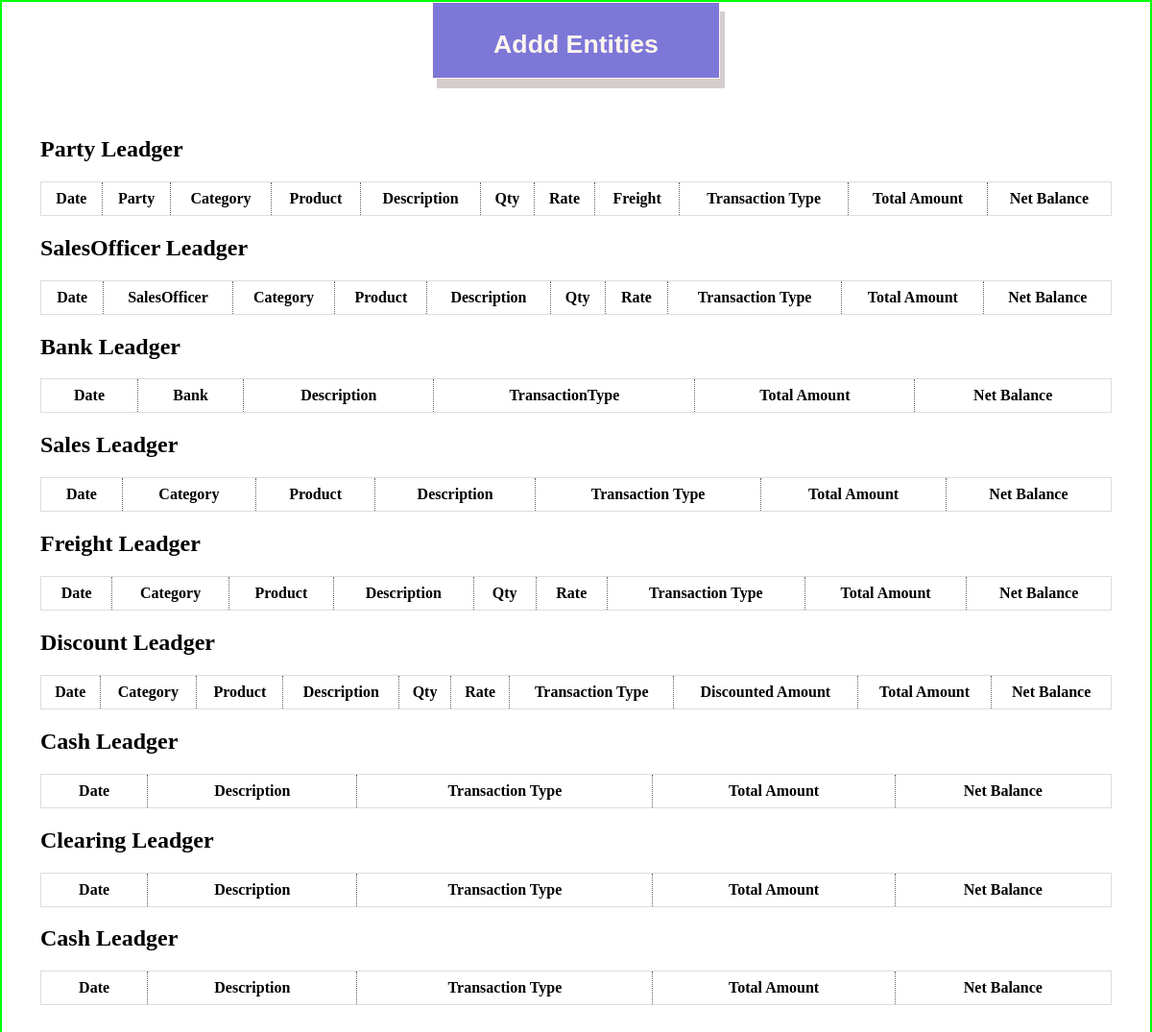
The page /apis/test on the database as committed earlier.
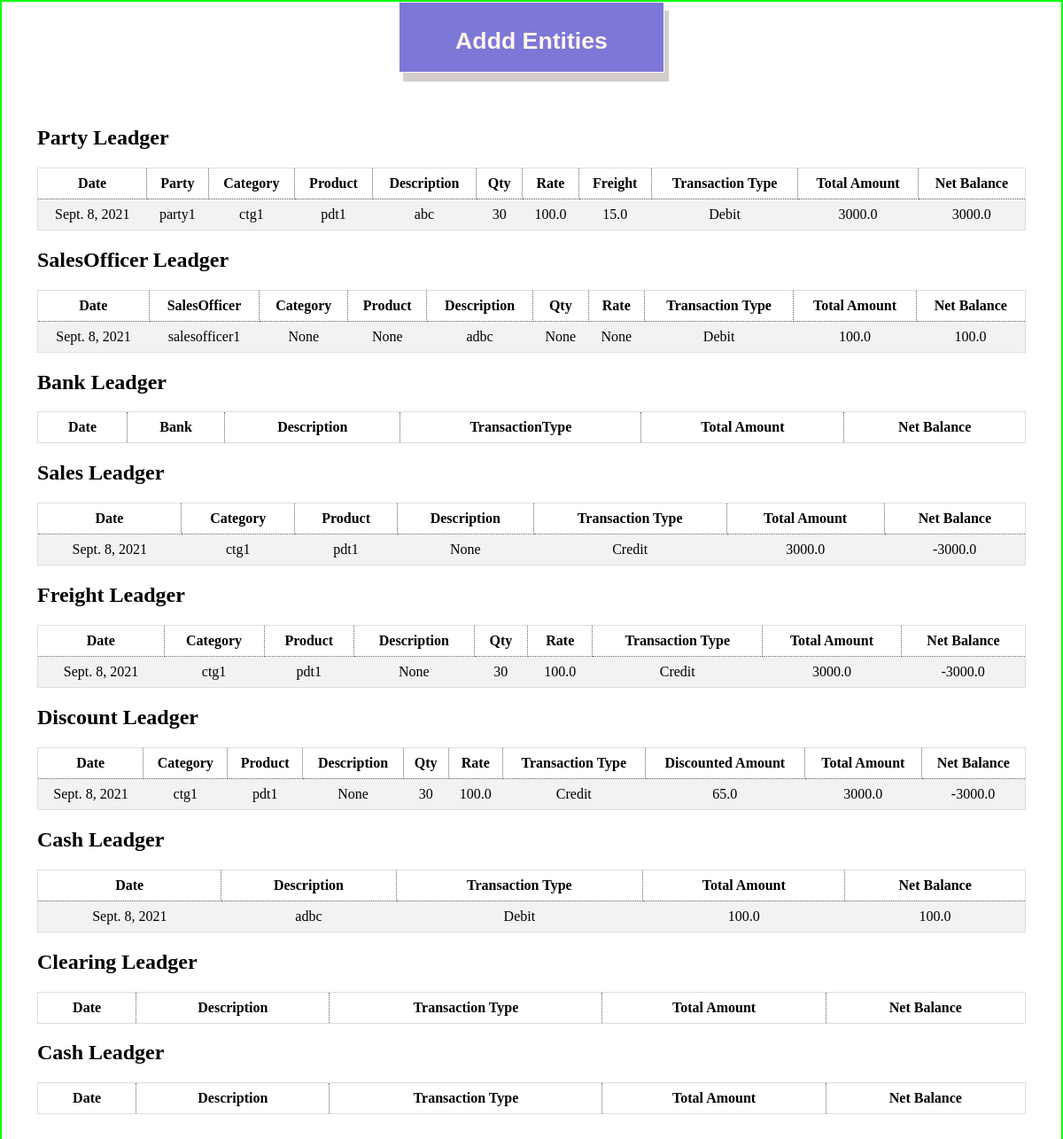
The same page on the database as committed later.
### apis/models.py (models this page shows, shortened)
class Ledger(models.Model):
    date = models.DateField(default=timezone.now, blank=True)
    description = models.CharField(max_length=50, null=True)
    transaction_type = models.CharField(max_length=50, choices=(
        ('Debit', 'Debit'), ('Credit', 'Credit')))
    total_amount = models.FloatField(null=True)
    net_balance = models.FloatField(blank=True, default=0.0)

class PartyLedger(Ledger):
    party = models.ForeignKey(Party,on_delete=models.CASCADE)
    sales_officer = models.ForeignKey(SalesOfficer, on_delete=models.CASCADE)
    freight = models.FloatField(blank=True,null=True)
    category = models.ForeignKey(Category, on_delete=models.CASCADE, null=True)
    product = models.ForeignKey(Product, on_delete=models.CASCADE, null=True)
    qty = models.IntegerField(null=True)
    rate = models.FloatField(null=True)

class Ledger(models.Model):
    date = models.DateField(default=timezone.now, blank=True)
    description = models.CharField(max_length=50, null=True)
    transaction_type = models.CharField(max_length=50, choices=(
        ('Debit', 'Debit'), ('Credit', 'Credit')))
    total_amount = models.FloatField(null=True)
    net_balance = models.FloatField(blank=True, default=0.0)

class Party(models.Model):
    name = models.CharField(max_length=30, unique=True)
    contact = models.CharField(max_length=13)
    discount = models.FloatField()
    opening_Balance = models.FloatField()
    current_Balance = models.FloatField(blank=True, null=True)
    date = models.DateField(default=timezone.now, blank=True)
    def __str__(self):
        return self.name

class Category(models.Model):
    name = models.CharField(max_length=300,unique=True)
    products = models.ManyToManyField(Product)
    date = models.DateField(default=timezone.now, blank=True)
    def __str__(self):
        return self.name

class Product(models.Model):
    name = models.CharField(max_length=200,unique=True)
    default_price = models.FloatField(blank=True,default=0)
    date = models.DateField(default=timezone.now, blank=True)
    def __str__(self):
        return self.name

class SalesOfficerLedger(Ledger):
    sales_officer = models.ForeignKey(SalesOfficer, on_delete=models.CASCADE)
    category = models.ForeignKey(Category, on_delete=models.CASCADE, null=True)
    product = models.ForeignKey(Product, on_delete=models.CASCADE, null=True)
    qty = models.IntegerField(null=True)
    rate = models.FloatField(null=True)

class SalesOfficer(models.Model):
    name = models.CharField(max_length=200,unique=True)
    commission = models.FloatField(default=0.0)
    contact = models.CharField(max_length=13)
    opening_Balance = models.FloatField()
    current_Balance = models.FloatField(blank=True, null=True)
    date = models.DateField(default=timezone.now, blank=True)
    def __str__(self):
        return self.name

class SalesLedger(Ledger):
    sales_person = models.ForeignKey(SalesPerson,on_delete=models.CASCADE)
    category = models.ForeignKey(Category, on_delete=models.CASCADE, null=True)
    product = models.ForeignKey(Product, on_delete=models.CASCADE, null=True)
    qty = models.IntegerField(null=True)
    rate = models.FloatField(null=True)

class FreightLedger(Ledger):
    freight_person = models.ForeignKey(FreightPerson,on_delete=models.CASCADE)
    category = models.ForeignKey(Category, on_delete=models.CASCADE, null=True)
    product = models.ForeignKey(Product, on_delete=models.CASCADE, null=True)
    qty = models.IntegerField(null=True)
    rate = models.FloatField(null=True)

class DiscountLedger(Ledger):
    discount_person = models.ForeignKey(DiscountPerson,on_delete=models.CASCADE)
    discounted_amount = models.FloatField()
    category = models.ForeignKey(Category, on_delete=models.CASCADE, null=True)
    product = models.ForeignKey(Product, on_delete=models.CASCADE, null=True)
    qty = models.IntegerField(null=True)
    rate = models.FloatField(null=True)

class CashLedger(Ledger):
    cash_person = models.ForeignKey(CashPerson,on_delete=models.CASCADE)

### apis/views.py (the view)
# urls.py: path('test',views.Test)
def Test(request):
    party = m.PartyLedger.objects.all()
    salesofficer = m.SalesOfficerLedger.objects.all()
    sales = m.SalesLedger.objects.all()
    bank = m.BankLedger.objects.all()
    freight = m.FreightLedger.objects.all()
    discount = m.DiscountLedger.objects.all()
    cleariing = m.ClearingLedger.objects.all()
    cash = m.CashLedger.objects.all()
    response_dict = {'Party':party,'SalesOfficer':salesofficer,'Sales':sales,'Bank':bank,'Freight':freight
                    ,'Discount':discount,'Cash':cash,'Clearing':cleariing }
    return render(request,'test.html',response_dict)

### apis/templates/test.html (shortened to what this page needs)
<!DOCTYPE html>
<html>
<head>
</head>
<body>
    <div style="width: 100wh;text-align: center;">
        <div>
            <button class='addBtn' onclick="Add()" id='btn'>
                <h1>Addd Entities</h1>
            </button>
        </div>
    </div>
    <div class="container">
        <h2>Party Leadger</h2>
        <div style="overflow-x:auto;">
            <table>
                <tr>
                    <th>Date</th>
                    <th>Party</th>
                    <th>Category</th>
                    <th>Product</th>
                    <th>Description</th>
                    <th>Qty</th>
                    <th>Rate</th>
                    <th>Freight</th>
                    <th>Transaction Type</th>
                    <th>Total Amount</th>
                    <th>Net Balance</th>
                </tr>
                {% for r in Party %}
                <tr>
                    <td>{{r.date}}</td>
                    <td>{{r.party}}</td>
                    <td>{{r.category}}</td>
                    <td>{{r.product}}</td>
                    <td>{{r.description}}</td>
                    <td>{{r.qty}}</td>
                    <td>{{r.rate}}</td>
                    <td>{{r.freight}}</td>
                    <td>{{r.transaction_type}}</td>
                    <td>{{r.total_amount}}</td>
                    <td>{{r.net_balance}}</td>
                </tr>
                {% endfor %}
            </table>
        </div>
        <h2>SalesOfficer Leadger</h2>
        <div style="overflow-x:auto;">
            <table>
                <tr>
                    <th>Date</th>
                    <th>SalesOfficer</th>
                    <th>Category</th>
                    <th>Product</th>
                    <th>Description</th>
                    <th>Qty</th>
                    <th>Rate</th>
                    <th>Transaction Type</th>
                    <th>Total Amount</th>
                    <th>Net Balance</th>
                </tr>
                {% for r in SalesOfficer %}
                <tr>
                    <td>{{r.date}}</td>
                    <td>{{r.sales_officer}}</td>
                    <td>{{r.category}}</td>
                    <td>{{r.product}}</td>
                    <td>{{r.description}}</td>
                    <td>{{r.qty}}</td>
                    <td>{{r.rate}}</td>
                    <td>{{r.transaction_type}}</td>
                    <td>{{r.total_amount}}</td>
                    <td>{{r.net_balance}}</td>
                </tr>
                {% endfor %}
            </table>
        </div>
        <h2>Bank Leadger</h2>
        <div style="overflow-x:auto;">
            <table>
                <tr>
                    <th>Date</th>
                    <th>Bank</th>
                    <th>Description</th>
                    <th>TransactionType</th>
                    <th>Total Amount</th>
                    <th>Net Balance</th>
                </tr>
            </table>
        </div>
        <h2>Sales Leadger</h2>
        <div style="overflow-x:auto;">
            <table>
                <tr>
                    <th>Date</th>
                    <th>Category</th>
                    <th>Product</th>
                    <th>Description</th>
                    <th>Transaction Type</th>
                    <th>Total Amount</th>
                    <th>Net Balance</th>
                </tr>
                {% for r in Sales %}
                <tr>
                    <td>{{r.date}}</td>
                    <td>{{r.category}}</td>
                    <td>{{r.product}}</td>
                    <td>{{r.description}}</td>
                    <td>{{r.transaction_type}}</td>
                    <td>{{r.total_amount}}</td>
                    <td>{{r.net_balance}}</td>
                </tr>
                {% endfor %}
            </table>
        </div>
        <h2>Freight Leadger</h2>
        <div style="overflow-x:auto;">
            <table>
                <tr>
                    <th>Date</th>
                    <th>Category</th>
                    <th>Product</th>
                    <th>Description</th>
                    <th>Qty</th>
                    <th>Rate</th>
                    <th>Transaction Type</th>
                    <th>Total Amount</th>
                    <th>Net Balance</th>
                </tr>
                {% for r in Freight %}
                <tr>
                    <td>{{r.date}}</td>
                    <td>{{r.category}}</td>
                    <td>{{r.product}}</td>
                    <td>{{r.description}}</td>
                    <td>{{r.qty}}</td>
                    <td>{{r.rate}}</td>
                    <td>{{r.transaction_type}}</td>
                    <td>{{r.total_amount}}</td>
                    <td>{{r.net_balance}}</td>
                </tr>
                {% endfor %}
            </table>
        </div>
        <h2>Discount Leadger</h2>
        <div style="overflow-x:auto;">
            <table>
                <tr>
                    <th>Date</th>
                    <th>Category</th>
                    <th>Product</th>
                    <th>Description</th>
                    <th>Qty</th>
                    <th>Rate</th>
                    <th>Transaction Type</th>
                    <th>Discounted Amount</th>
                    <th>Total Amount</th>
                    <th>Net Balance</th>
                </tr>
                {% for r in Discount %}
                <tr>
                    <td>{{r.date}}</td>
                    <td>{{r.category}}</td>
                    <td>{{r.product}}</td>
                    <td>{{r.description}}</td>
                    <td>{{r.qty}}</td>
                    <td>{{r.rate}}</td>
                    <td>{{r.transaction_type}}</td>
                    <td>{{r.discounted_amount}}</td>
                    <td>{{r.total_amount}}</td>
                    <td>{{r.net_balance}}</td>
                </tr>
                {% endfor %}
            </table>
        </div>
        <h2>Cash Leadger</h2>
        <div style="overflow-x:auto;">
            <table>
                <tr>
                    <th>Date</th>
                    <th>Description</th>
                    <th>Transaction Type</th>
                    <th>Total Amount</th>
                    <th>Net Balance</th>
                </tr>
                {% for r in Cash %}
                <tr>
                    <td>{{r.date}}</td>
                    <td>{{r.description}}</td>
                    <td>{{r.transaction_type}}</td>
                    <td>{{r.total_amount}}</td>
                    <td>{{r.net_balance}}</td>
                </tr>
                {% endfor %}
            </table>
        </div>
        <h2>Clearing Leadger</h2>
        <div style="overflow-x:auto;">
            <table>
                <tr>
                    <th>Date</th>
                    <th>Description</th>
                    <th>Transaction Type</th>
                    <th>Total Amount</th>
                    <th>Net Balance</th>
                </tr>
            </table>
        </div>
        <h2>Cash Leadger</h2>
        <div style="overflow-x:auto;">
            <table>
                <tr>
                    <th>Date</th>
                    <th>Description</th>
                    <th>Transaction Type</th>
                    <th>Total Amount</th>
                    <th>Net Balance</th>
                </tr>
            </table>
        </div>
    </div>
</body>
</html>

### apis/templates/test.html (style rules this page uses)
table { border-collapse: collapse; border-spacing: 0; width: 100%; border: 1px solid #ddd; }
th { border: 1px dotted rgb(112, 92, 92); }
th, td { text-align: center; padding: 8px; }
tr:nth-child(even) { background-color: #f2f2f2 }
.addBtn { border: 1px solid; padding: 10px; box-shadow: 5px 10px #d4cdcd; width: 25vw; height: 80px; background-color: rgb(125, 119, 216); color: seashell; font-weight: 600; }
.container { padding: 40px; }
body { border: 2px double rgb(0, 255, 0); margin: 0; padding: 0; }

Rows that differ between the two databases and show on the page:
added PartyLedger: date "Sept. 8, 2021", party "party1", category "ctg1", product "pdt1", description "abc", qty "30", rate "100.0", freight "15.0", transaction_type "Debit", total_amount "3000.0", net_balance "3000.0"
added SalesOfficerLedger: date "Sept. 8, 2021", sales_officer "salesofficer1", category "None", product "None", description "adbc", qty "None", rate "None", transaction_type "Debit", total_amount "100.0", net_balance "100.0"
added SalesLedger: date "Sept. 8, 2021", category "ctg1", product "pdt1", description "None", transaction_type "Credit", total_amount "3000.0", net_balance "-3000.0"
added FreightLedger: date "Sept. 8, 2021", category "ctg1", product "pdt1", description "None", qty "30", rate "100.0", transaction_type "Credit", total_amount "3000.0", net_balance "-3000.0"
added DiscountLedger: date "Sept. 8, 2021", category "ctg1", product "pdt1", description "None", qty "30", rate "100.0", transaction_type "Credit", discounted_amount "65.0", total_amount "3000.0", net_balance "-3000.0"
added CashLedger: date "Sept. 8, 2021", description "adbc", transaction_type "Debit", total_amount "100.0", net_balance "100.0"
